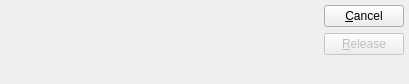
<?xml version="1.0" encoding="UTF-8"?>
<ui version="4.0">
 <comment>This file is part of the xTuple ERP: PostBooks Edition, a free and
open source Enterprise Resource Planning software suite,
Copyright (c) 1999-2011 by OpenMFG LLC, d/b/a xTuple.
It is licensed to you under the Common Public Attribution License
version 1.0, the full text of which (including xTuple-specific Exhibits)
is available at www.xtuple.com/CPAL.  By using this software, you agree
to be bound by its terms.</comment>
 <class>postPurchaseOrder</class>
 <widget class="QDialog" name="postPurchaseOrder">
  <property name="geometry">
   <rect>
    <x>0</x>
    <y>0</y>
    <width>409</width>
    <height>84</height>
   </rect>
  </property>
  <property name="windowTitle">
   <string>Release Purchase Order</string>
  </property>
  <layout class="QVBoxLayout">
   <property name="spacing">
    <number>0</number>
   </property>
   <property name="margin">
    <number>5</number>
   </property>
   <item>
    <layout class="QHBoxLayout">
     <item>
      <widget class="OrderCluster" name="_po">
       <property name="allowedStatuses">
        <set>OrderLineEdit::Unposted</set>
       </property>
       <property name="allowedTypes">
        <set>OrderLineEdit::Purchase</set>
       </property>
      </widget>
     </item>
     <item>
      <spacer name="Spacer202">
       <property name="orientation">
        <enum>Qt::Horizontal</enum>
       </property>
       <property name="sizeType">
        <enum>QSizePolicy::Expanding</enum>
       </property>
       <property name="sizeHint" stdset="0">
        <size>
         <width>20</width>
         <height>20</height>
        </size>
       </property>
      </spacer>
     </item>
     <item>
      <layout class="QVBoxLayout">
       <item>
        <widget class="QPushButton" name="_close">
         <property name="text">
          <string>&amp;Cancel</string>
         </property>
        </widget>
       </item>
       <item>
        <widget class="QPushButton" name="_release">
         <property name="enabled">
          <bool>false</bool>
         </property>
         <property name="text">
          <string>&amp;Release</string>
         </property>
         <property name="autoDefault">
          <bool>true</bool>
         </property>
         <property name="default">
          <bool>true</bool>
         </property>
        </widget>
       </item>
      </layout>
     </item>
    </layout>
   </item>
   <item>
    <spacer name="Spacer200">
     <property name="orientation">
      <enum>Qt::Vertical</enum>
     </property>
     <property name="sizeType">
      <enum>QSizePolicy::Expanding</enum>
     </property>
     <property name="sizeHint" stdset="0">
      <size>
       <width>20</width>
       <height>20</height>
      </size>
     </property>
    </spacer>
   </item>
  </layout>
 </widget>
 <layoutdefault spacing="6" margin="11"/>
 <pixmapfunction>qPixmapFromMimeSource</pixmapfunction>
 <customwidgets>
  <customwidget>
   <class>OrderCluster</class>
   <extends>QWidget</extends>
   <header>ordercluster.h</header>
  </customwidget>
 </customwidgets>
 <tabstops>
  <tabstop>_release</tabstop>
  <tabstop>_close</tabstop>
 </tabstops>
 <includes>
  <include location="global">parameter.h</include>
 </includes>
 <resources/>
 <connections>
  <connection>
   <sender>_po</sender>
   <signal>valid(bool)</signal>
   <receiver>_release</receiver>
   <slot>setEnabled(bool)</slot>
   <hints>
    <hint type="sourcelabel">
     <x>20</x>
     <y>20</y>
    </hint>
    <hint type="destinationlabel">
     <x>20</x>
     <y>20</y>
    </hint>
   </hints>
  </connection>
  <connection>
   <sender>_close</sender>
   <signal>clicked()</signal>
   <receiver>postPurchaseOrder</receiver>
   <slot>reject()</slot>
   <hints>
    <hint type="sourcelabel">
     <x>20</x>
     <y>20</y>
    </hint>
    <hint type="destinationlabel">
     <x>20</x>
     <y>20</y>
    </hint>
   </hints>
  </connection>
 </connections>
</ui>
